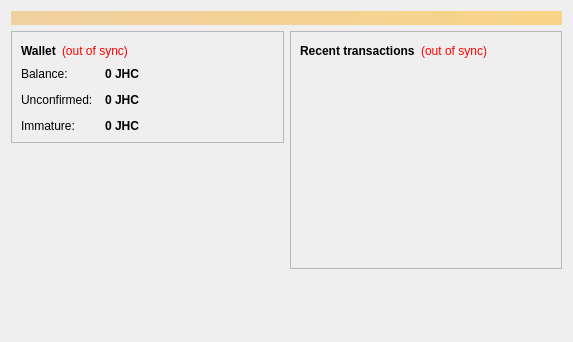
<?xml version="1.0" encoding="UTF-8"?>
<ui version="4.0">
 <class>OverviewPage</class>
 <widget class="QWidget" name="OverviewPage">
  <property name="geometry">
   <rect>
    <x>0</x>
    <y>0</y>
    <width>573</width>
    <height>342</height>
   </rect>
  </property>
  <property name="windowTitle">
   <string>Form</string>
  </property>
  <layout class="QVBoxLayout" name="topLayout">
   <item>
    <widget class="QLabel" name="labelAlerts">
     <property name="visible">
      <bool>false</bool>
     </property>
     <property name="styleSheet">
      <string notr="true">background-color: qlineargradient(x1: 0, y1: 0, x2: 1, y2: 0, stop:0 #F0D0A0, stop:1 #F8D488); color:#000000;</string>
     </property>
     <property name="wordWrap">
      <bool>true</bool>
     </property>
     <property name="margin">
      <number>3</number>
     </property>
    </widget>
   </item>
   <item>
    <layout class="QHBoxLayout" name="horizontalLayout" stretch="1,1">
     <item>
      <layout class="QVBoxLayout" name="verticalLayout_2">
       <item>
        <widget class="QFrame" name="frame">
         <property name="frameShape">
          <enum>QFrame::StyledPanel</enum>
         </property>
         <property name="frameShadow">
          <enum>QFrame::Raised</enum>
         </property>
         <layout class="QVBoxLayout" name="verticalLayout_4">
          <item>
           <layout class="QHBoxLayout" name="horizontalLayout_4">
            <item>
             <widget class="QLabel" name="label_5">
              <property name="font">
               <font>
                <weight>75</weight>
                <bold>true</bold>
               </font>
              </property>
              <property name="text">
               <string>Wallet</string>
              </property>
             </widget>
            </item>
            <item>
             <widget class="QLabel" name="labelWalletStatus">
              <property name="toolTip">
               <string>The displayed information may be out of date. Your wallet automatically synchronizes with the Jesuscoin network after a connection is established, but this process has not completed yet.</string>
              </property>
              <property name="styleSheet">
               <string notr="true">QLabel { color: red; }</string>
              </property>
              <property name="text">
               <string notr="true">(out of sync)</string>
              </property>
              <property name="alignment">
               <set>Qt::AlignLeading|Qt::AlignLeft|Qt::AlignVCenter</set>
              </property>
             </widget>
            </item>
            <item>
             <spacer name="horizontalSpacer_2">
              <property name="orientation">
               <enum>Qt::Horizontal</enum>
              </property>
              <property name="sizeHint" stdset="0">
               <size>
                <width>40</width>
                <height>20</height>
               </size>
              </property>
             </spacer>
            </item>
           </layout>
          </item>
          <item>
           <layout class="QFormLayout" name="formLayout_2">
            <property name="fieldGrowthPolicy">
             <enum>QFormLayout::AllNonFixedFieldsGrow</enum>
            </property>
            <property name="horizontalSpacing">
             <number>12</number>
            </property>
            <property name="verticalSpacing">
             <number>12</number>
            </property>
            <item row="0" column="0">
             <widget class="QLabel" name="label">
              <property name="text">
               <string>Balance:</string>
              </property>
             </widget>
            </item>
            <item row="0" column="1">
             <widget class="QLabel" name="labelBalance">
              <property name="font">
               <font>
                <weight>75</weight>
                <bold>true</bold>
               </font>
              </property>
              <property name="cursor">
               <cursorShape>IBeamCursor</cursorShape>
              </property>
              <property name="toolTip">
               <string>Your current balance</string>
              </property>
              <property name="text">
               <string notr="true">0 JHC</string>
              </property>
              <property name="textInteractionFlags">
               <set>Qt::LinksAccessibleByMouse|Qt::TextSelectableByKeyboard|Qt::TextSelectableByMouse</set>
              </property>
             </widget>
            </item>
            <item row="1" column="0">
             <widget class="QLabel" name="label_3">
              <property name="text">
               <string>Unconfirmed:</string>
              </property>
             </widget>
            </item>
            <item row="1" column="1">
             <widget class="QLabel" name="labelUnconfirmed">
              <property name="font">
               <font>
                <weight>75</weight>
                <bold>true</bold>
               </font>
              </property>
              <property name="cursor">
               <cursorShape>IBeamCursor</cursorShape>
              </property>
              <property name="toolTip">
               <string>Total of transactions that have yet to be confirmed, and do not yet count toward the current balance</string>
              </property>
              <property name="text">
               <string notr="true">0 JHC</string>
              </property>
              <property name="textInteractionFlags">
               <set>Qt::LinksAccessibleByMouse|Qt::TextSelectableByKeyboard|Qt::TextSelectableByMouse</set>
              </property>
             </widget>
            </item>
            <item row="2" column="0">
             <widget class="QLabel" name="labelImmatureText">
              <property name="text">
               <string>Immature:</string>
              </property>
             </widget>
            </item>
            <item row="2" column="1">
             <widget class="QLabel" name="labelImmature">
              <property name="font">
               <font>
                <weight>75</weight>
                <bold>true</bold>
               </font>
              </property>
              <property name="toolTip">
               <string>Mined balance that has not yet matured</string>
              </property>
              <property name="text">
               <string notr="true">0 JHC</string>
              </property>
              <property name="textInteractionFlags">
               <set>Qt::LinksAccessibleByMouse|Qt::TextSelectableByKeyboard|Qt::TextSelectableByMouse</set>
              </property>
             </widget>
            </item>
           </layout>
          </item>
         </layout>
        </widget>
       </item>
       <item>
        <spacer name="verticalSpacer">
         <property name="orientation">
          <enum>Qt::Vertical</enum>
         </property>
         <property name="sizeHint" stdset="0">
          <size>
           <width>20</width>
           <height>40</height>
          </size>
         </property>
        </spacer>
       </item>
      </layout>
     </item>
     <item>
      <layout class="QVBoxLayout" name="verticalLayout_3">
       <item>
        <widget class="QFrame" name="frame_2">
         <property name="frameShape">
          <enum>QFrame::StyledPanel</enum>
         </property>
         <property name="frameShadow">
          <enum>QFrame::Raised</enum>
         </property>
         <layout class="QVBoxLayout" name="verticalLayout">
          <item>
           <layout class="QHBoxLayout" name="horizontalLayout_2">
            <item>
             <widget class="QLabel" name="label_4">
              <property name="text">
               <string>&lt;b&gt;Recent transactions&lt;/b&gt;</string>
              </property>
             </widget>
            </item>
            <item>
             <widget class="QLabel" name="labelTransactionsStatus">
              <property name="toolTip">
               <string>The displayed information may be out of date. Your wallet automatically synchronizes with the Jesuscoin network after a connection is established, but this process has not completed yet.</string>
              </property>
              <property name="styleSheet">
               <string notr="true">QLabel { color: red; }</string>
              </property>
              <property name="text">
               <string notr="true">(out of sync)</string>
              </property>
              <property name="alignment">
               <set>Qt::AlignRight|Qt::AlignTrailing|Qt::AlignVCenter</set>
              </property>
             </widget>
            </item>
            <item>
             <spacer name="horizontalSpacer">
              <property name="orientation">
               <enum>Qt::Horizontal</enum>
              </property>
              <property name="sizeHint" stdset="0">
               <size>
                <width>40</width>
                <height>20</height>
               </size>
              </property>
             </spacer>
            </item>
           </layout>
          </item>
          <item>
           <widget class="QListView" name="listTransactions">
            <property name="styleSheet">
             <string notr="true">QListView { background: transparent; }</string>
            </property>
            <property name="frameShape">
             <enum>QFrame::NoFrame</enum>
            </property>
            <property name="verticalScrollBarPolicy">
             <enum>Qt::ScrollBarAlwaysOff</enum>
            </property>
            <property name="horizontalScrollBarPolicy">
             <enum>Qt::ScrollBarAlwaysOff</enum>
            </property>
            <property name="selectionMode">
             <enum>QAbstractItemView::NoSelection</enum>
            </property>
           </widget>
          </item>
         </layout>
        </widget>
       </item>
       <item>
        <spacer name="verticalSpacer_2">
         <property name="orientation">
          <enum>Qt::Vertical</enum>
         </property>
         <property name="sizeHint" stdset="0">
          <size>
           <width>20</width>
           <height>40</height>
          </size>
         </property>
        </spacer>
       </item>
      </layout>
     </item>
    </layout>
   </item>
  </layout>
 </widget>
 <resources/>
 <connections/>
</ui>
